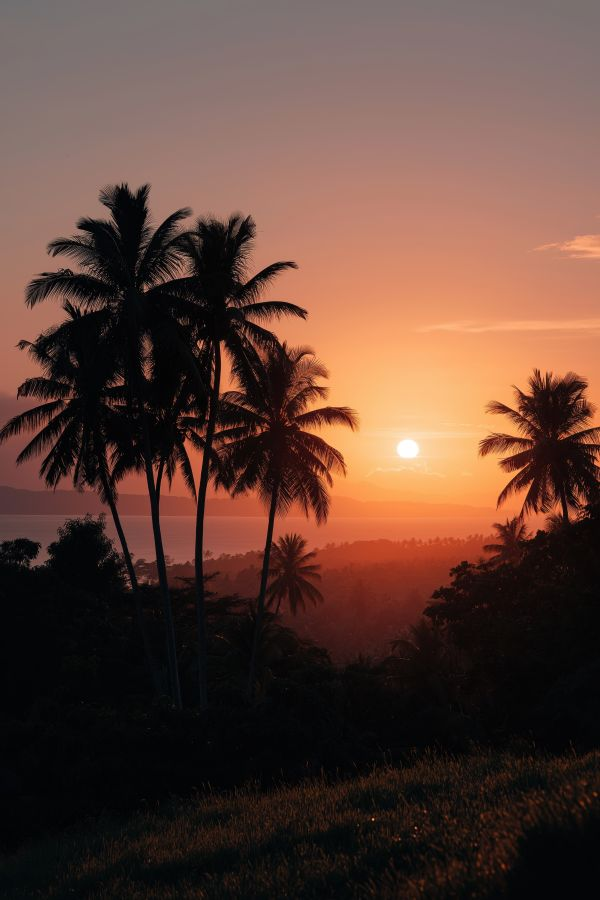
#> input picture nature.jpg, 600 x 900 px
$ python cv1.py
#> lines starting #> are read from the running program, lines starting #| are printed output that depends on the picture
import cv2
import numpy as np
import matplotlib.pyplot as plt
img1 = cv2.imread("nature.jpg", 0)
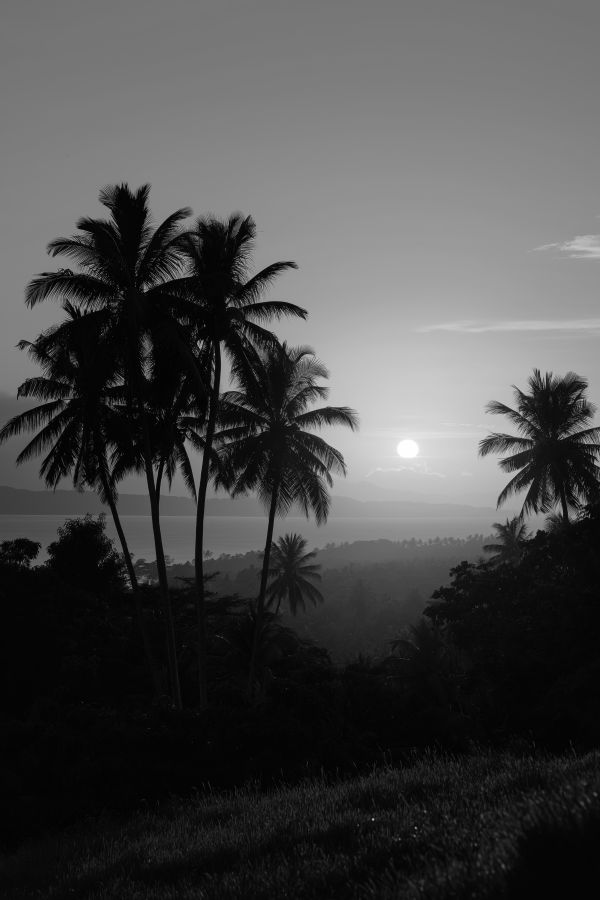
#> img1: shape (900, 600); min 0, max 255, mean 73.7
kernel = np.ones((3,3)) * 1/9
k_s = 3
m = img1.shape[0]
#> m = 900
x = img1.shape[1]
#> x = 600
filtered_image = np.zeros((m,x))
for i in range(0, m-k_s+1):
    for j in range(0, x-k_s+1):
        filtered_image[i][j] = np.sum(kernel * img1[i:i+k_s, j:j+k_s])
plt.imshow(filtered_image, cmap='gray')
plt.show()
